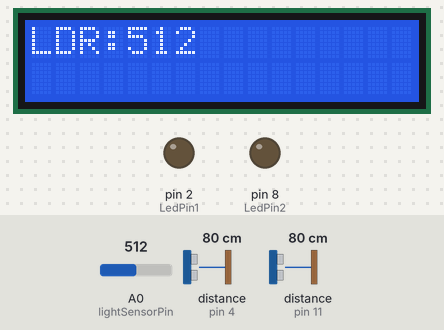
Simulated run of this sketch. Board: Arduino Uno, built with avr-gcc and run on an emulated ATmega328P. On the bench: 16×2 character LCD, output pins drawn as LEDs (lit = HIGH). The inputs (shaded band) are chosen by the test bench; at power-on: A0 (lightSensorPin) = 512, distance to the obstacle (sensors on pin 4, pin 11) 80 cm. The echo pulse lasts 58.3 µs per cm; pins used as bus, display or sensor lines are not drawn; what the sketch prints to the serial monitor is not drawn.

Above: at 2.2 s.
2.3 s: A0 (lightSensorPin) set to 483
At 2.9 s:
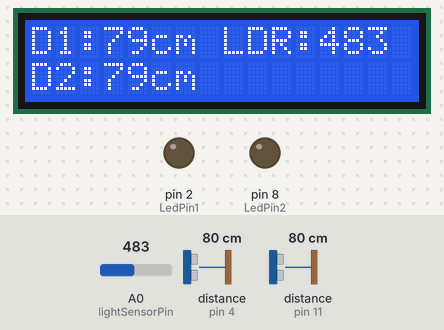
5.3 s: A0 (lightSensorPin) set to 510
At 6.1 s:
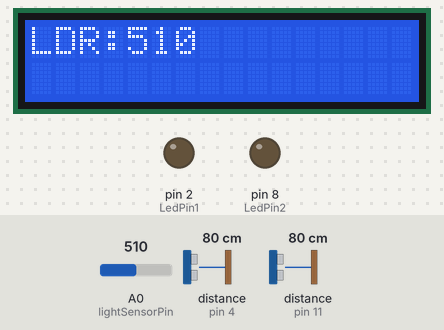
6.8 s: A0 (lightSensorPin) set to 490
At 8.1 s:
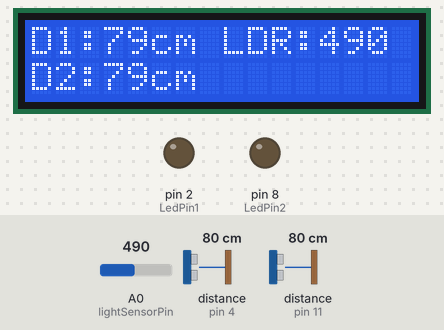
9.8 s: distance to the obstacle (sensor on pin 4) set to 2 cm
At 10.4 s:
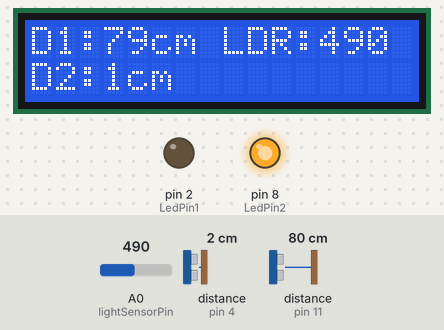
12.8 s: distance to the obstacle (sensor on pin 11) set to 2 cm
At 14.0 s:
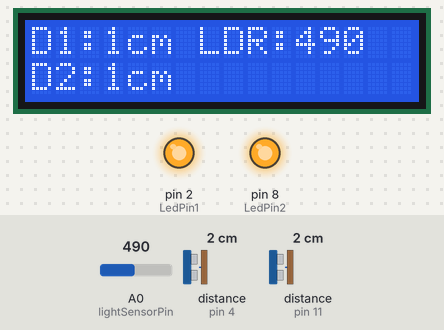
15.8 s: distance to the obstacle (sensor on pin 4) set to 18 cm
At 18.0 s:
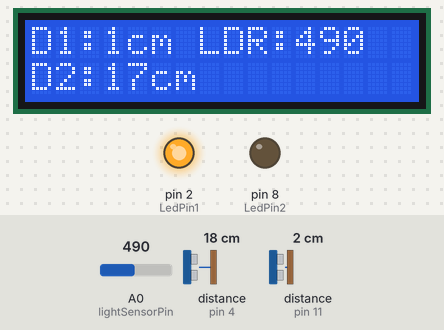
Timing chart, 0 to 19.5 s (numbered marks = the images above; inputs shaded):
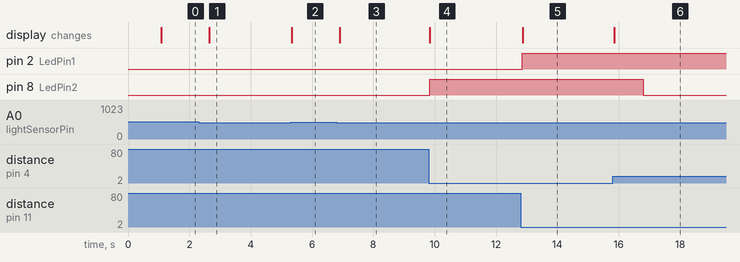

Measured:
- the behaviour switches between 500 and 499 on A0 (lightSensorPin) (found by bisection; images 0 and 1)
- after the input at 2.3 s, the display: changes after 0.35 s (image 1)
- after the input at 5.3 s, the display: changes at once (image 2)
- after the input at 6.8 s, the display: changes after 0.10 s (image 3)
- after the input at 9.8 s, pin 8 (LedPin2): LOW → HIGH at once; the display: changes at once (image 4)
- after the input at 12.8 s, pin 2 (LedPin1): LOW → HIGH after 0.05 s; the display: changes after 0.07 s (image 5)
- after the input at 15.8 s, pin 8 (LedPin2): HIGH → LOW after 1.0 s; the display: changes after 0.06 s (image 6)

The sketch:

etp_project.ino
```cpp
const int trigPin1 = 10;  // Trigger pin for Ultrasonic Sensor 1
const int echoPin1 = 11;  // Echo pin for Ultrasonic Sensor 1
const int trigPin2 = 3;   // Trigger pin for Ultrasonic Sensor 2
const int echoPin2 = 4;   // Echo pin for Ultrasonic Sensor 2
int LedPin1 = 2;
int LedPin2 = 8;
int lightSensorPin = A0;
int analogValue = 0;
long duration1;  // Echo travel time for Sensor 1
long duration2;  // Echo travel time for Sensor 2
int distance1;
int distance2;
unsigned long led1StartTime = 0;
bool led1On = false;

unsigned long led2StartTime = 0;
bool led2On = false;
#include <Wire.h>
#include <LiquidCrystal_I2C.h> //libraries

LiquidCrystal_I2C lcd(0x27, 16, 2); // LCD address 0x27, 16 columns, 2 rows

void setup() {
  pinMode(trigPin1, OUTPUT);
  pinMode(echoPin1, INPUT);
  pinMode(trigPin2, OUTPUT);
  pinMode(echoPin2, INPUT);
  Serial.begin(115200);   // Start Serial Monitor at 115200 baud
  pinMode (LedPin2, OUTPUT);
  pinMode(LedPin1, OUTPUT);

  lcd.init();        // Initialize LCD
lcd.backlight();   // Turn on backlight

lcd.setCursor(0,0);
lcd.print("System Ready");
delay(1000);
lcd.clear();
}

void loop() {
  analogValue = analogRead (lightSensorPin);
  Serial.println(analogValue);
 if (analogValue > 500){
    digitalWrite(LedPin1, LOW);
    digitalWrite(LedPin2, LOW);

    led1On = false;
    led2On = false;

    lcd.clear();
    lcd.setCursor(0,0);
    lcd.print("LDR:");
    lcd.print(analogValue);

    delay(500);

    return; ;
 }

  if (analogValue < 500) {
//ULTRASONIC SENSOR 1
    digitalWrite(trigPin1, LOW);
    delayMicroseconds(2);

    digitalWrite(trigPin1, HIGH);
    delayMicroseconds(10);
    digitalWrite(trigPin1, LOW);

    duration1 = pulseIn(echoPin1, HIGH);
    if (duration1 == 0)
    return 999;

    distance1 = duration1 * 0.034 / 2; //Convert time into distance (cm) 0.034cm/μs (SPEED OF SOUND IN AIR)

    Serial.print("Distance1: ");
    Serial.println(distance1);

//ULTRASONIC SENSOR 2
    digitalWrite(trigPin2, LOW);
    delayMicroseconds(2);

    digitalWrite(trigPin2, HIGH);
    delayMicroseconds(10);
    digitalWrite(trigPin2, LOW);

    duration2 = pulseIn(echoPin2, HIGH);
    if (duration2 == 0)
    return 999;

    distance2 = duration2 * 0.034 / 2;

    Serial.print("Distance2: ");
    Serial.println(distance2);

    // Show distances
lcd.clear();
lcd.setCursor(0,0);
lcd.print("D1:");
lcd.print(distance1);
lcd.print("cm ");

lcd.print("LDR:");
lcd.print(analogValue);

lcd.setCursor(0,1);
lcd.print("D2:");
lcd.print(distance2);
lcd.print("cm");


    if (distance1 < 14)
    {
        digitalWrite(LedPin1, HIGH);
        led1StartTime = millis();
        led1On = true;
    }

    if (distance2 < 14)
    {
        digitalWrite(LedPin2, HIGH);
        led2StartTime = millis();
        led2On = true;
    }

    // Turn off Red LED after 1 second
    if (led1On && millis() - led1StartTime >= 1000)
    {
        digitalWrite(LedPin1, LOW);
        led1On = false;
    }

    // Turn off White LED after 1 second
    if (led2On && millis() - led2StartTime >= 1000)
    {
        digitalWrite(LedPin2, LOW);
        led2On = false;
    }
  }
}
```
